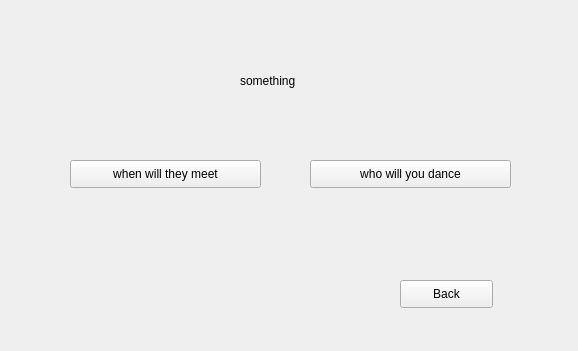
<?xml version="1.0" encoding="UTF-8"?>
<ui version="4.0">
 <class>Form</class>
 <widget class="QWidget" name="Form">
  <property name="geometry">
   <rect>
    <x>0</x>
    <y>0</y>
    <width>578</width>
    <height>351</height>
   </rect>
  </property>
  <property name="windowTitle">
   <string>Form</string>
  </property>
  <widget class="QPushButton" name="pushButton_whenMeet">
   <property name="geometry">
    <rect>
     <x>70</x>
     <y>160</y>
     <width>191</width>
     <height>28</height>
    </rect>
   </property>
   <property name="text">
    <string>when will they meet</string>
   </property>
  </widget>
  <widget class="QPushButton" name="pushButton_whoDance">
   <property name="geometry">
    <rect>
     <x>310</x>
     <y>160</y>
     <width>201</width>
     <height>28</height>
    </rect>
   </property>
   <property name="text">
    <string>who will you dance</string>
   </property>
  </widget>
  <widget class="QLabel" name="maxNumber">
   <property name="geometry">
    <rect>
     <x>240</x>
     <y>50</y>
     <width>81</width>
     <height>61</height>
    </rect>
   </property>
   <property name="text">
    <string>something</string>
   </property>
  </widget>
  <widget class="QPushButton" name="pushButton">
   <property name="geometry">
    <rect>
     <x>400</x>
     <y>280</y>
     <width>93</width>
     <height>28</height>
    </rect>
   </property>
   <property name="text">
    <string>Back</string>
   </property>
  </widget>
 </widget>
 <resources/>
 <connections>
  <connection>
   <sender>pushButton_whenMeet</sender>
   <signal>clicked()</signal>
   <receiver>Form</receiver>
   <slot>openNewWidget1()</slot>
   <hints>
    <hint type="sourcelabel">
     <x>240</x>
     <y>175</y>
    </hint>
    <hint type="destinationlabel">
     <x>164</x>
     <y>210</y>
    </hint>
   </hints>
  </connection>
  <connection>
   <sender>pushButton_whoDance</sender>
   <signal>clicked()</signal>
   <receiver>Form</receiver>
   <slot>openNewWidget2()</slot>
   <hints>
    <hint type="sourcelabel">
     <x>465</x>
     <y>170</y>
    </hint>
    <hint type="destinationlabel">
     <x>399</x>
     <y>214</y>
    </hint>
   </hints>
  </connection>
  <connection>
   <sender>pushButton</sender>
   <signal>clicked()</signal>
   <receiver>Form</receiver>
   <slot>back()</slot>
   <hints>
    <hint type="sourcelabel">
     <x>471</x>
     <y>293</y>
    </hint>
    <hint type="destinationlabel">
     <x>424</x>
     <y>319</y>
    </hint>
   </hints>
  </connection>
 </connections>
 <slots>
  <slot>back()</slot>
 </slots>
</ui>
